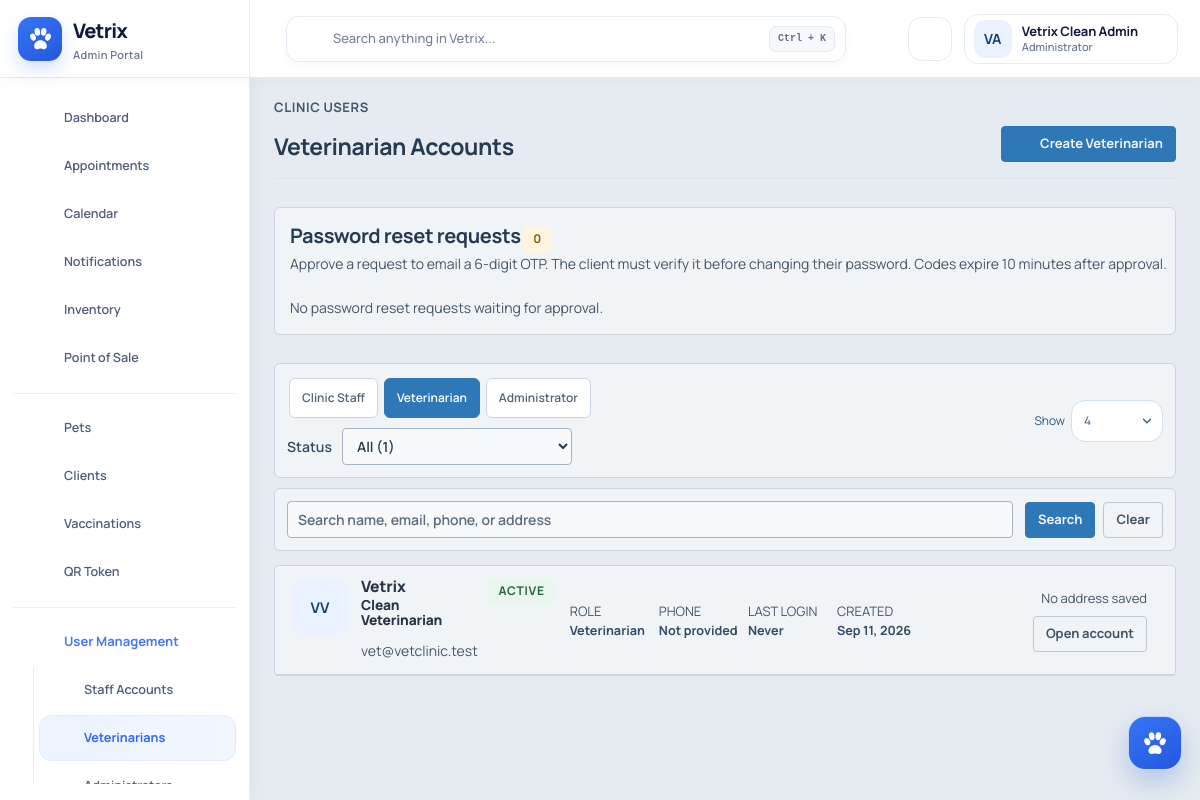
/admin/users.php?role=veterinarian (signed in), run on the app's committed database.
### tables this page shows
CREATE TABLE `users` (
  `id` int(11) NOT NULL AUTO_INCREMENT,
  `full_name` varchar(120) NOT NULL,
  `email` varchar(120) NOT NULL,
  `phone` varchar(30) DEFAULT NULL,
  `emergency_contact` varchar(120) DEFAULT NULL,
  `emergency_contact_name` varchar(120) DEFAULT NULL,
  `emergency_contact_phone` varchar(40) DEFAULT NULL,
  `address` varchar(255) DEFAULT NULL,
  `profile_photo` varchar(255) DEFAULT NULL,
  `password` varchar(255) NOT NULL,
  `role` enum('admin','veterinarian','staff','client') NOT NULL DEFAULT 'client',
  `account_source` enum('self_registered','admin_created','staff_created','system_seed') DEFAULT 'self_registered',
  `created_by` int(11) DEFAULT NULL,
  `status` enum('pending','approved','active','inactive','rejected') NOT NULL DEFAULT 'pending',
  `approved_by` int(11) DEFAULT NULL,
  `approved_at` datetime DEFAULT NULL,
  `rejected_at` datetime DEFAULT NULL,
  `otp_verified_at` datetime DEFAULT NULL,
  `password_changed_at` datetime DEFAULT NULL,
  `last_login_at` datetime DEFAULT NULL,
  `failed_login_attempts` smallint(5) unsigned NOT NULL DEFAULT 0,
  `locked_until` datetime DEFAULT NULL,
  `deleted_at` datetime DEFAULT NULL,
  `created_at` timestamp NOT NULL DEFAULT current_timestamp(),
  PRIMARY KEY (`id`),
  UNIQUE KEY `email` (`email`),
  KEY `idx_users_role_status` (`role`,`status`),
  KEY `fk_users_created_by` (`created_by`),
  KEY `fk_users_approved_by` (`approved_by`),
  CONSTRAINT `fk_users_approved_by` FOREIGN KEY (`approved_by`) REFERENCES `users` (`id`) ON DELETE SET NULL,
  CONSTRAINT `fk_users_created_by` FOREIGN KEY (`created_by`) REFERENCES `users` (`id`) ON DELETE SET NULL
);

### admin/users.php (the view, shortened to what this page needs)
<?php
require_once "../config/database.php";
require_once "../includes/functions.php";
$roles=['staff'=>'Clinic Staff','veterinarian'=>'Veterinarian','admin'=>'Administrator'];
$roleFilter=$_GET['role']??'staff';if(!isset($roles[$roleFilter]))$roleFilter='staff';
$q=trim($_GET['q']??'');$statusFilter=$_GET['status']??'all';if(!in_array($statusFilter,['all','active','inactive','deleted'],true))$statusFilter='all';[$page,$perPage,$offset]=pagination_values(4,16,[4,8,12,16,'full']);
$where=['u.role=?'];$types='s';$params=[$roleFilter];
if($statusFilter==='deleted')$where[]='u.deleted_at IS NOT NULL';else{$where[]='u.deleted_at IS NULL';if($statusFilter!=='all'){$where[]='u.status=?';$types.='s';$params[]=$statusFilter;}}
$whereSql='WHERE '.implode(' AND ',$where);
$stmt=$conn->prepare("SELECT u.*,creator.full_name created_by_name FROM users u LEFT JOIN users creator ON u.created_by=creator.id $whereSql ORDER BY u.deleted_at IS NOT NULL,FIELD(u.status,'active','inactive'),u.full_name LIMIT $perPage OFFSET $offset");$stmt->bind_param($types,...$params);$stmt->execute();$rows=$stmt->get_result()->fetch_all(MYSQLI_ASSOC);
$statusCounts=$conn->query("SELECT SUM(deleted_at IS NULL AND status='active') active,SUM(deleted_at IS NULL AND status='inactive') inactive,SUM(deleted_at IS NOT NULL) deleted FROM users WHERE role='".$conn->real_escape_string($roleFilter)."'")->fetch_assoc();
$title=$roles[$roleFilter].' Accounts';include "../includes/header.php";include "../includes/navbar.php";
?>
<div class="layout"><?php include "../includes/admin_sidebar.php";?><main class="content admin-users-page" id="mainContent">
<header class="page-heading"><div><span class="eyebrow">Clinic users</span><h1><?=e($roles[$roleFilter])?> Accounts</h1></div><button class="button-primary" type="button" data-open-user-create><?=ui_icon('plus')?>Create <?=e($roles[$roleFilter])?></button></header>
<?php include '../includes/admin_password_reset_requests.php'; ?>
<section class="surface-card data-toolbar users-toolbar"><div class="role-filter-tabs"><?php foreach($roles as $key=>$label):?><a class="role-filter-tab role-<?=e($key)?> <?=$roleFilter===$key?'active':''?>" href="?role=<?=$key?>&per_page=<?=e(per_page_value($perPage))?>"><?=e($label)?></a><?php endforeach;?></div><div class="users-status-row"><div class="filter-tabs"><?php foreach(['all'=>'All','active'=>'Active','inactive'=>'Inactive','deleted'=>'Deleted'] as $key=>$label):?><a class="filter-tab filter-<?=$key?> <?=$statusFilter===$key?'active':''?>" href="?role=<?=e($roleFilter)?>&status=<?=$key?>&per_page=<?=e(per_page_value($perPage))?>"><?=e($label)?><b><?=$key==='all'?intval(($statusCounts['active']??0)+($statusCounts['inactive']??0)):intval($statusCounts[$key]??0)?></b></a><?php endforeach;?></div></div><div class="toolbar-actions"><label class="entries-select">Show<select name="per_page"><?=render_per_page_options($perPage,[4,8,12,16,'full'])?></select></label><div class="view-toggle" data-view-toggle data-target="#clinicUserCollection" data-key="clinic-users-<?=e($roleFilter)?>" data-default="grid"><button type="button" data-view="list"><?=ui_icon('list')?></button><button type="button" data-view="grid"><?=ui_icon('grid')?></button></div></div></section>
<form class="surface-card data-search-bar" method="GET"><input type="search" name="q" value="<?=e($q)?>" placeholder="Search name, email, phone, or address"><button class="button-primary">Search</button></form>
<div class="user-card-list entity-collection view-grid" id="clinicUserCollection"><?php if(!$rows):?><div class="empty-state surface-card"><h2>No accounts found</h2><p>Try another search or create an account.</p></div><?php endif;foreach($rows as $u):$effective=!empty($u['deleted_at'])?'deleted':$u['status'];$detailFields=['Email'=>$u['email'],'Phone'=>$u['phone']?:'Not provided','Address'=>$u['address']?:'Not provided','Status'=>ucfirst($effective),'Last login'=>$u['last_login_at']?date('M d, Y h:i A',strtotime($u['last_login_at'])):'Never','Created by'=>$u['created_by_name']?:'System','Created'=>date('M d, Y',strtotime($u['created_at']))];$detail=['title'=>$u['full_name'],'eyebrow'=>$roles[$u['role']].' account','fields'=>$detailFields];?><article class="entity-card surface-card" data-record-detail='<?=e(json_encode($detail))?>'><header><?=user_avatar_markup($u,'entity-avatar')?><div><div class="title-with-status"><h2 data-fit-name><?=e($u['full_name'])?></h2><?=badge($effective)?></div><p><?=e($u['email'])?></p></div></header><div class="entity-facts"><span><small>Role</small><b><?=e($roles[$u['role']])?></b></span><span><small>Phone</small><b><?=e($u['phone']?:'Not provided')?></b></span><span><small>Last login</small><b><?=$u['last_login_at']?date('M d, Y',strtotime($u['last_login_at'])):'Never'?></b></span><span><small>Created</small><b><?=date('M d, Y',strtotime($u['created_at']))?></b></span></div><footer><small><?=e($u['address']?:'No address saved')?></small><button class="button-secondary" type="button" data-edit-user='<?=e(json_encode($u))?>'>Open account</button></footer></article><?php endforeach;?></div>
</main></div><?php include "../includes/footer.php";?>

### includes/navbar.php (shortened to what this page needs)
<?php
$navRole = $_SESSION['role'] ?? 'guest';
$homeLink = dashboard_for_role($navRole);
$notifCount = isset($conn) ? get_nav_notification_count($conn, $navRole, current_user_id()) : 0;
$notifLabel = $notifCount > 99 ? '99+' : (string)$notifCount;
$currentUser = isset($conn) ? current_user_record($conn) : [
    'full_name' => $_SESSION['full_name'] ?? 'Vetrix User',
    'role' => $navRole,
    'profile_photo' => null,
];
$portalLabel = match ($navRole) {
    'admin' => 'Admin Portal',
    'veterinarian' => 'Vet Portal',
    'staff' => 'Staff Portal',
    default => 'Vet Care Central',
};
$searchPrompt = match ($navRole) {
    'veterinarian' => 'Search pets, records, appointments...',
    'staff' => 'Search clients, pets, appointments...',
    default => 'Search anything in Vetrix...',
};
?>
<nav class="topbar app-topbar vetrix-topbar" aria-label="Top navigation">
    <div class="vetrix-topbar-brand-area">
            <?= ui_icon('menu') ?>
        <a class="vetrix-topbar-brand" href="<?= app_url($homeLink) ?>" aria-label="Vetrix home">
            <span class="vetrix-topbar-logo" aria-hidden="true"><img src="<?= e(app_url(vetrix_brand_logo_path())) ?>" alt=""></span>
            <span class="vetrix-topbar-brand-copy"><b>Vetrix</b><small><?= e($portalLabel) ?></small></span>
        </a>
        <button class="topbar-icon-button desktop-menu-control" type="button" onclick="toggleSidebarCollapse()" aria-label="Collapse navigation" title="Collapse navigation" aria-expanded="true">
            <?= ui_icon('chevron-left') ?>
        </button>
    </div>
    <div class="vetrix-topbar-center">
        <button class="vetrix-global-search" id="globalSearchButton" type="button" aria-haspopup="dialog" aria-controls="globalSearchDialog">
            <?= ui_icon('search') ?>
            <span><?= e($searchPrompt) ?></span>
            <kbd>Ctrl + K</kbd>
        </button>
    </div>
    <div class="topbar-right vetrix-topbar-actions">
        <button class="topbar-icon-button notification-control" id="notificationButton" type="button" aria-label="Open notifications<?= $notifCount > 0 ? ' (' . $notifLabel . ' new)' : '' ?>" title="Notifications" aria-expanded="false">
            <?= ui_icon('bell') ?>
        </button>
        <button class="vetrix-account-chip" id="accountMenuButton" type="button" aria-haspopup="menu" aria-expanded="false" title="Open profile and account settings">
            <?= user_avatar_markup($currentUser, 'vetrix-account-avatar') ?>
            <span class="vetrix-account-copy"><b data-fit-name><?= e($currentUser['full_name'] ?? 'Vetrix User') ?></b><small><?= e(role_label($navRole)) ?></small></span>
            <span class="vetrix-account-caret"><?= ui_icon('chevron-down') ?></span>
        </button>
    </div>
</nav>

### includes/functions.php (shortened to what this page needs)
<?php
function e($value) {
    return htmlspecialchars($value ?? '', ENT_QUOTES, 'UTF-8');
}
function ui_icon($name, $class = '', $title = '') {
    $body = $icons[$name] ?? $icons['dashboard'];
    $label = $title !== '' ? '<title>' . e($title) . '</title>' : '';
    $classAttr = trim('ui-icon ' . $class);
    return '<svg class="' . e($classAttr) . '" viewBox="0 0 24 24" fill="none" stroke="currentColor" stroke-width="1.8" stroke-linecap="round" stroke-linejoin="round" aria-hidden="true" focusable="false">' . $label . $body . '</svg>';
}
function role_label($role) {
    $labels = [
        'admin' => 'Administrator',
        'veterinarian' => 'Veterinarian',
        'staff' => 'Clinic Staff',
        'client' => 'Client Portal',
    ];
    return $labels[$role] ?? 'Vetrix';
}
function app_url($path = '') {
    $script = str_replace('\\', '/', $_SERVER['SCRIPT_NAME']);
    $dir = rtrim(dirname($script), '/\\');
    $knownFolders = ['/admin', '/vet', '/staff', '/client', '/account', '/includes', '/config', '/api', '/assets'];
    foreach ($knownFolders as $folder) {
        if (substr($dir, -strlen($folder)) === $folder) {
            $dir = substr($dir, 0, -strlen($folder));
            break;
        }
    }
    return $dir . '/' . ltrim($path, '/');
}
function dashboard_for_role($role = null) {
    $role = $role ?? ($_SESSION['role'] ?? '');
    $map = [
        'admin' => 'admin/dashboard.php',
        'veterinarian' => 'vet/dashboard.php',
        'staff' => 'staff/dashboard.php'
    ];
    return $map[$role] ?? 'login.php';
}
function current_user_id() { return $_SESSION['user_id'] ?? null; }
function vetrix_brand_logo_path() {
    $default = 'assets/images/vetrix-logo.svg';
    $pointer = dirname(__DIR__) . '/uploads/profiles/vetrix-brand-logo.txt';
    if (!is_file($pointer)) return $default;
    $relative = trim((string)@file_get_contents($pointer));
    return is_file(dirname(__DIR__) . '/' . $relative) ? $relative : $default;
}
function user_initials($fullName) {
    $parts = preg_split('/\s+/', trim((string)$fullName));
    $parts = array_values(array_filter($parts));
    $first = function_exists('substr') ? substr($parts[0], 0, 1) : substr($parts[0], 0, 1);
    $last = count($parts) > 1 ? (function_exists('substr') ? substr(end($parts), 0, 1) : substr(end($parts), 0, 1)) : '';
    return strtoupper($first . $last);
}
function current_user_record($conn) {
    static $cache = [];
    $uid = (int)current_user_id();
    if (array_key_exists($uid, $cache)) return $cache[$uid];
    $stmt = $conn->prepare("SELECT id,full_name,email,phone,address,emergency_contact,emergency_contact_name,emergency_contact_phone,role,status,profile_photo,deleted_at FROM users WHERE id=? LIMIT 1");
    $stmt->bind_param('i', $uid);
    $stmt->execute();
    $cache[$uid] = $stmt->get_result()->fetch_assoc() ?: null;
    return $cache[$uid];
}
function user_avatar_markup($user, $class = '') {
    $name = $user['full_name'] ?? 'Vetrix User';
    $photo = trim((string)($user['profile_photo'] ?? ''));
    $classes = trim('user-avatar ' . $class);
    return '<span class="' . e($classes) . '" aria-label="' . e($name) . '">' . e(user_initials($name)) . '</span>';
}
function pagination_values($default = 5, $max = 20, $choices = null) {
    $requested = strtolower(trim((string)($_GET['per_page'] ?? $default)));
    $choices = $choices ?: [5, 10, 15, 20, 'full'];
    $allowed = array_map('strval', $choices);
    $perPage = $requested === 'full' ? 1000000 : max(1, min($max > 0 ? $max : PHP_INT_MAX, (int)$requested));
    $page = 1;
    return [$page, $perPage, ($page - 1) * $perPage];
}
function per_page_value($perPage) {
    return (int)$perPage >= 1000000 ? 'full' : (string)(int)$perPage;
}
function render_per_page_options($perPage, $choices = null) {
    $current = per_page_value($perPage);
    $choices = $choices ?: [5, 10, 15, 20, 'full'];
    $html = '';
    foreach ($choices as $choice) {
        $value = (string)$choice;
        $label = $value === 'full' ? 'Full' : $value;
        $html .= '<option value="' . e($value) . '"' . ($current === $value ? ' selected' : '') . '>' . e($label) . '</option>';
    }
    return $html;
}
function badge($status) {
    $status = strtolower($status ?? '');
    $map = [
        'pending' => 'warning', 'approved' => 'success', 'completed' => 'primary',
        'cancelled' => 'danger', 'active' => 'success', 'inactive' => 'secondary',
        'read' => 'secondary', 'unread' => 'info', 'rejected' => 'danger',
        'in_person_confirmation' => 'info', 'queued' => 'warning', 'sent' => 'success', 'failed' => 'danger'
    ];
    $class = $map[$status] ?? 'secondary';
    $label = ucwords(str_replace('_', ' ', $status));
    return "<span class='badge text-bg-$class'>" . e($label) . "</span>";
}
function get_nav_notification_count($conn, $role = null, $user_id = null) {
    $user_id = (int)($user_id ?? current_user_id());
    $stmt = $conn->prepare("SELECT COUNT(*) AS total FROM notifications WHERE user_id=? AND status='unread' AND title NOT LIKE '[Deleted] %'");
    $stmt->bind_param("i", $user_id);
    $stmt->execute();
    $row = $stmt->get_result()->fetch_assoc();
    return (int)($row['total'] ?? 0);
}
?>

### data on the page
users: full_name "VA", full_name "Vetrix Clean Admin"
users: full_name "VV", email "vet@vetclinic.test", role "Veterinarian", phone "Not provided", shows "Never", created_at "Sep 11, 2026", address "No address saved"

### other printed values
$portalLabel "Admin Portal"
$searchPrompt "Search anything in Vetrix..."
role_label($navRole) "Administrator"
$link[1] "Dashboard"
$link[1] "Appointments"
$link[1] "Calendar"
$link[1] "Notifications"
$link[1] "Inventory"
$link[1] "Point of Sale"
$link[1] "Pets"
$link[1] "Clients"
$link[1] "Vaccinations"
$link[1] "QR Token"
$section "User Management"
$link[1] "Staff Accounts"
